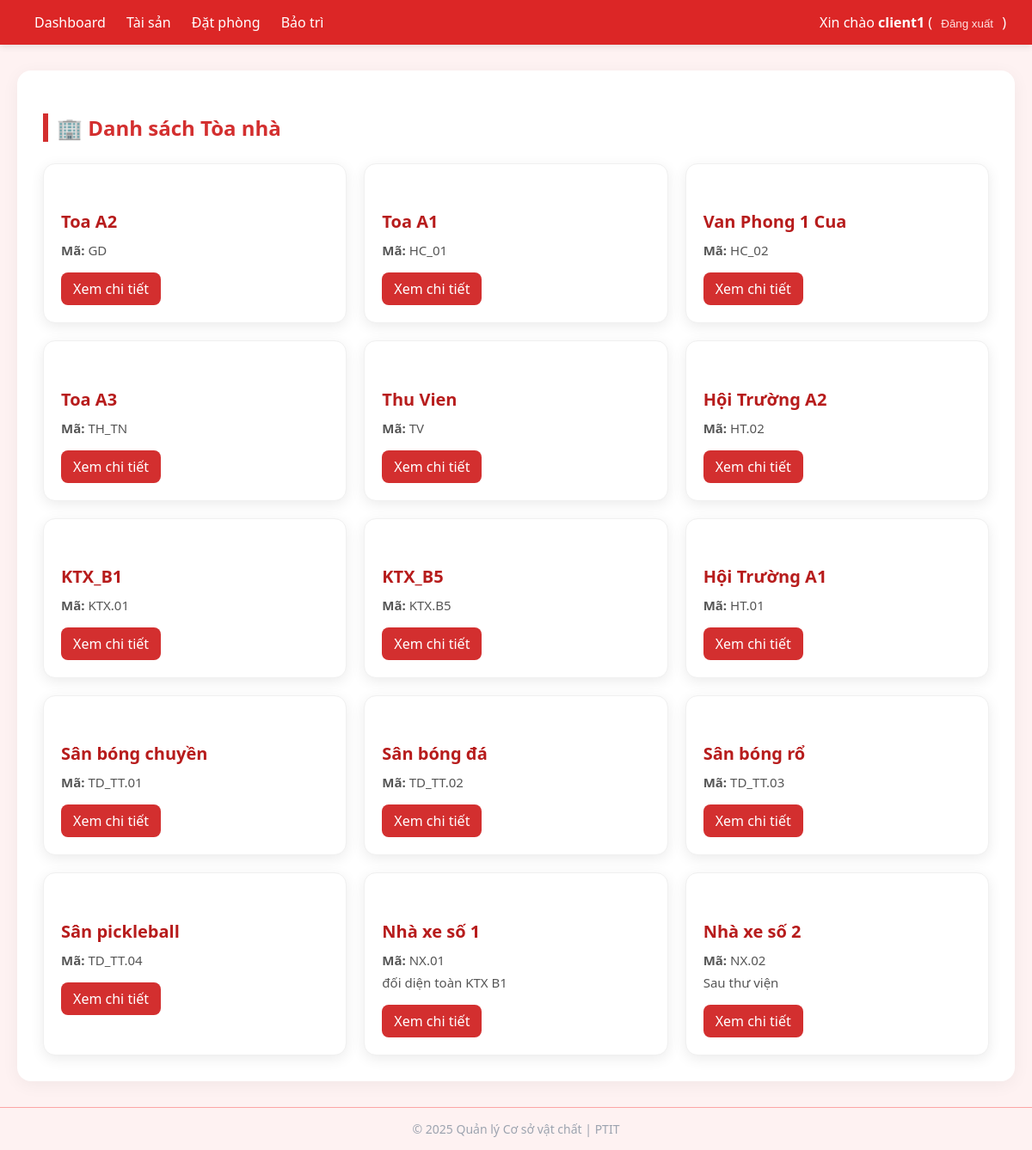
The page /assets/ (signed in) on the database as committed earlier.
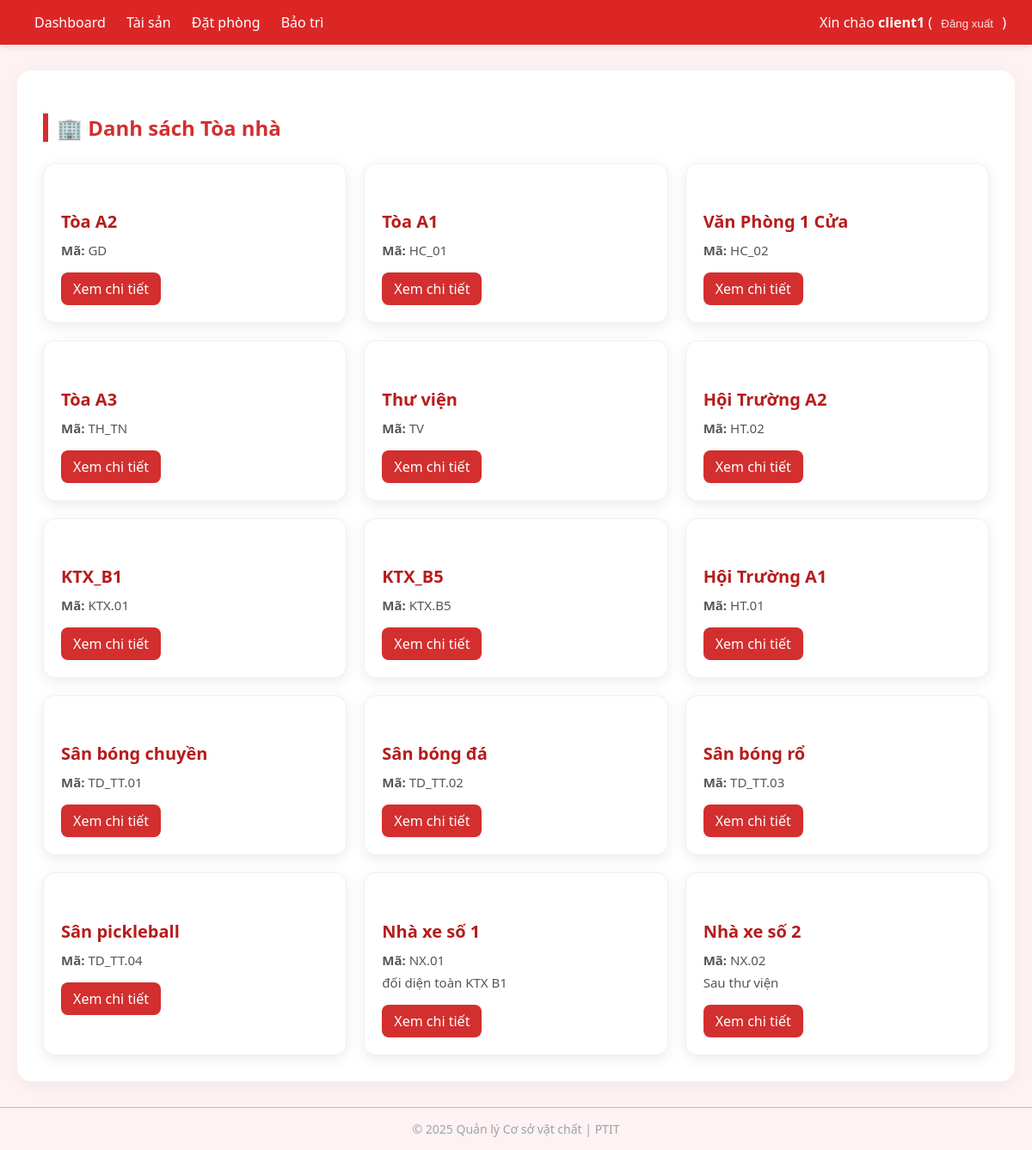
The same page on the database as committed later.
### core/models.py (models this page shows, shortened)
class Building(models.Model):
    code = models.CharField(max_length=50, unique=True)
    name = models.CharField(max_length=200)
    description = models.TextField(blank=True)

### core/views.py (the view)
# urls.py: path('assets/', views.asset_hierarchy, name='asset_hierarchy'),
@login_required
def asset_hierarchy(request):
    buildings = Building.objects.all()
    return render(request, 'core/asset_buildings.html', {'buildings': buildings})

### templates/core/asset_buildings.html (shortened to what this page needs)
{% extends 'core/base.html' %}
{% block content %}
<div class="container mt-4">
  <h2 class="text-primary">🏢 Danh sách Tòa nhà</h2>
  {% if buildings %}
    <div class="building-list">
      {% for building in buildings %}
        <div class="building-card">
          <h5>{{ building.name }}</h5>
          <p><strong>Mã:</strong> {{ building.code }}</p>
          {% if building.description %}
            <p>{{ building.description }}</p>
          {% endif %}
          <a href="{% url 'asset_building_detail' building.pk %}" class="btn">Xem chi tiết</a>
        </div>
      {% endfor %}
    </div>
  {% else %}
    <div class="empty-alert">
      Hiện chưa có tòa nhà nào trong hệ thống.
    </div>
  {% endif %}
</div>
{% endblock %}

Rows that differ between the two databases and show on the page:
changed Building "GD": name "Toa A2" → "Tòa A2"
changed Building "HC_01": name "Toa A1" → "Tòa A1"
changed Building "HC_02": name "Van Phong 1 Cua" → "Văn Phòng 1 Cửa"
changed Building "TH_TN": name "Toa A3" → "Tòa A3"
changed Building "TV": name "Thu Vien" → "Thư viện"
